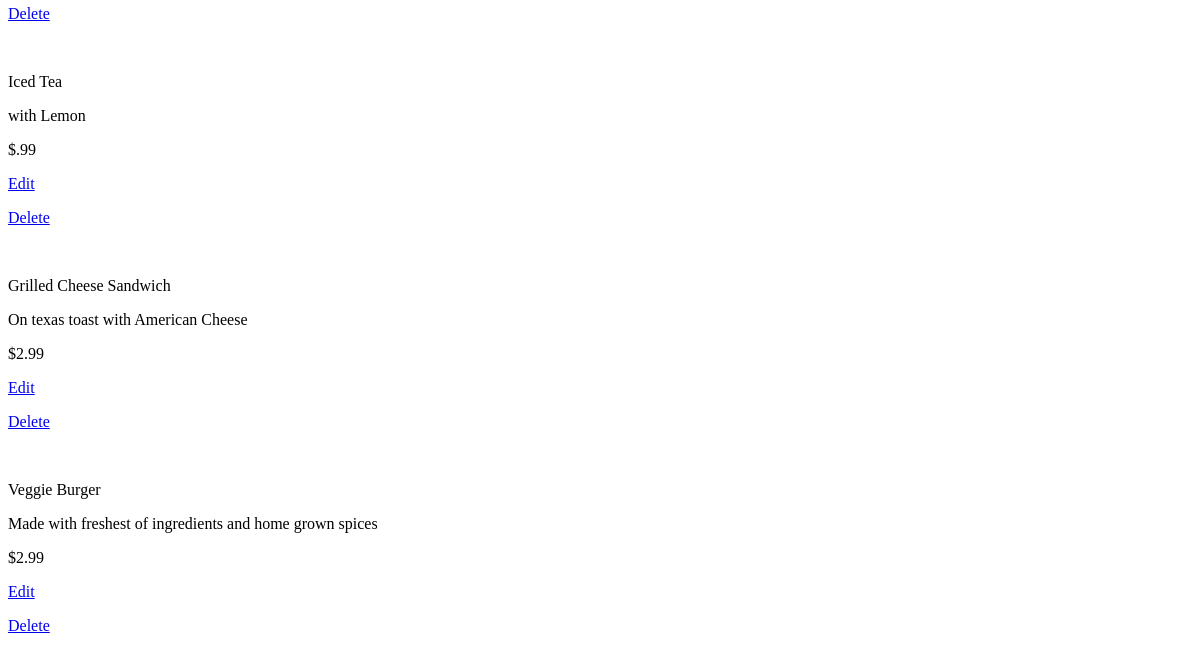
The app's page /restaurants/2/ (lower part), older data.
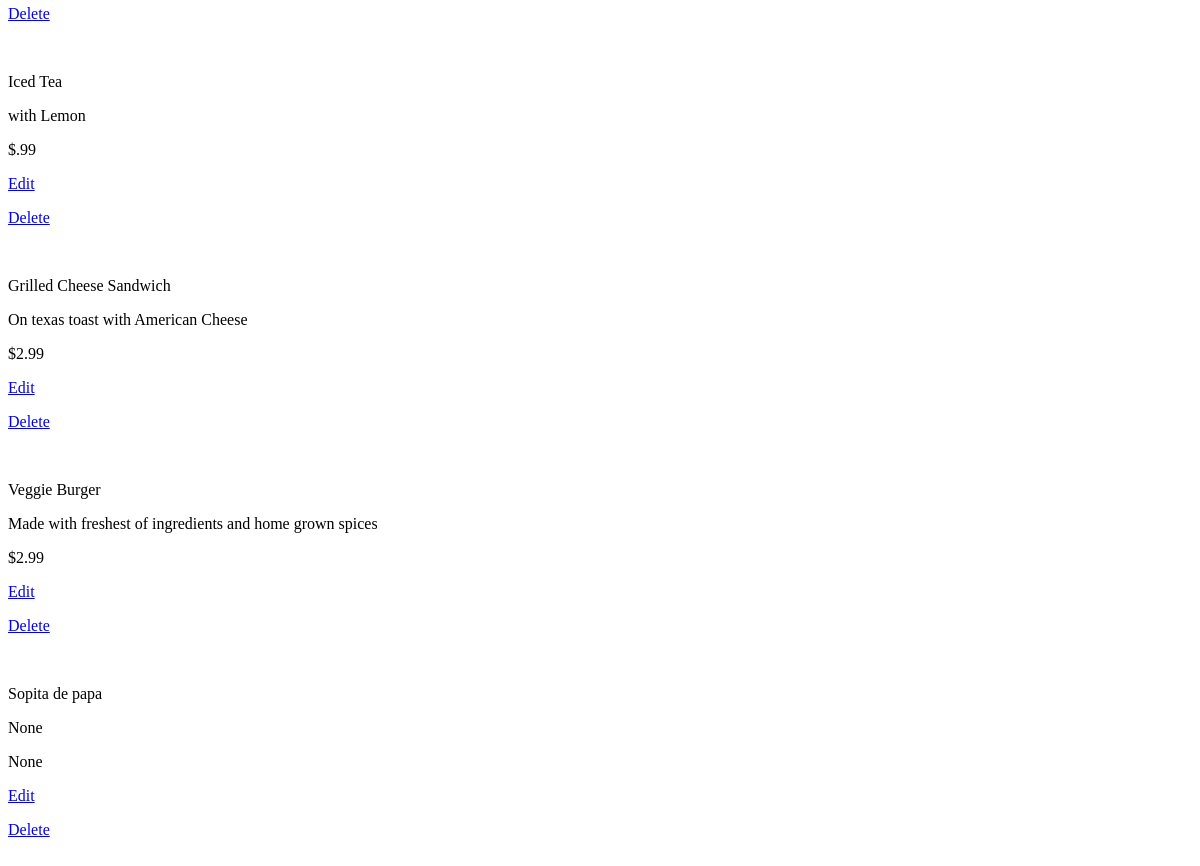
The same page, newer data.
### database_setup.py (models this page shows)
class MenuItem(Base):
    __tablename__ = 'menu_item'
    name = Column(String(80), nullable = False)
    id = Column(Integer, primary_key = True)
    course = Column(String(250))
    description = Column(String(250))
    price = Column(String(8))
    restaurant_id = Column(Integer, ForeignKey('restaurant.id'))
    restaurant = relationship(Restaurant)

### project.py (the view)
@app.route('/restaurants/<int:restaurant_id>/')
def restaurantMenu(restaurant_id):
    restaurant = session.query(Restaurant).filter_by(id=restaurant_id).one()
    items = session.query(MenuItem).filter_by(restaurant_id=restaurant.id)
    return render_template('menu.html', restaurant=restaurant, items=items)

### templates/menu.html (shortened to what this page needs)
<html><body>
{% for i in items %}
<div>
<p>{{i.name}}</p>
<p>{{i.description}}</p>
<p> {{i.price}} </p>
<p> <a href={{url_for('editMenuItem', restaurant_id=restaurant.id, menu_id= i.id)}}>Edit</a> </p>
<p> <a href={{url_for('deleteMenuItem', restaurant_id=restaurant.id, menu_id= i.id)}}>Delete</a> </p>
</div>
{% endfor %}
</body></html>

Row changes from the older to the newer data that the page shows:
added MenuItem: name "Sopita de papa", description "None", price "None"
